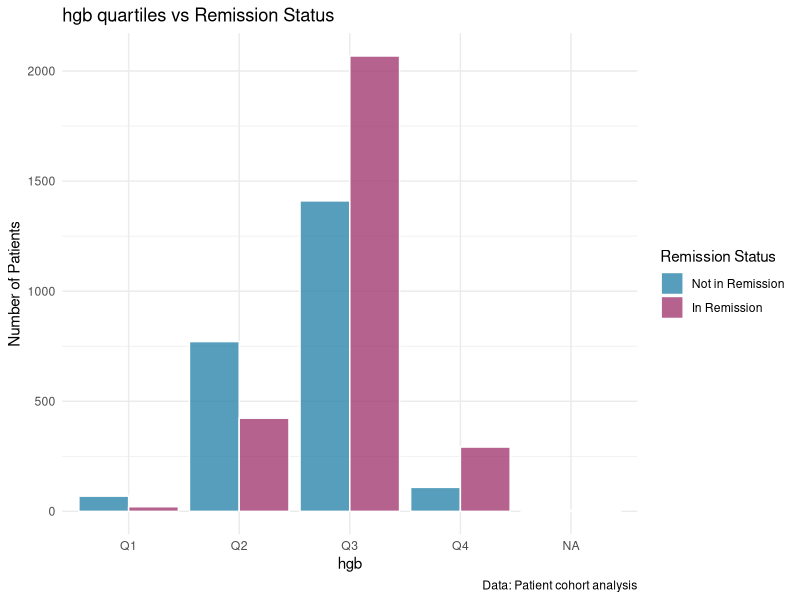
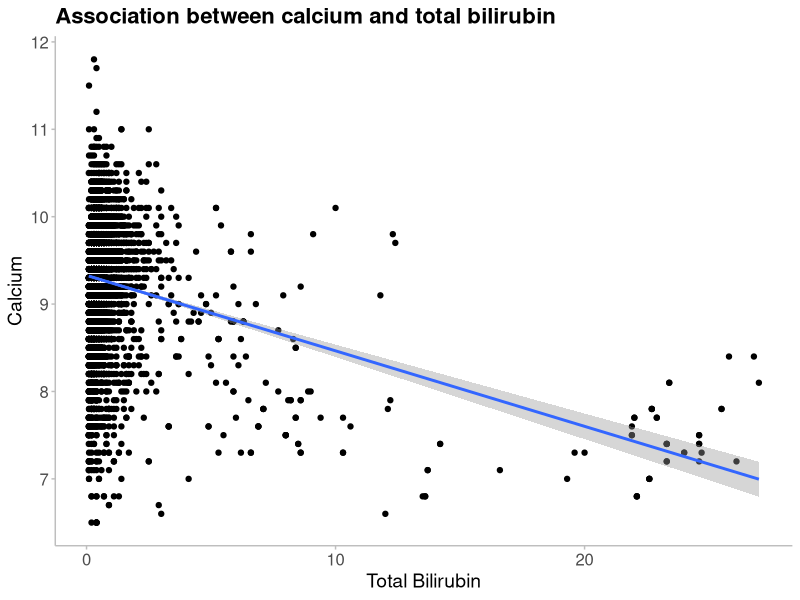

These figures' R source, in order:
#----Script Header-------------------------------------------------------------####
# Date: 10.09.2025         
# Author: Data_drama_queens     
# Filename: creating-plots
# Description: Script for creating plots.
#              We were given 5 questions, and asked to select one question each.
#              We have answered the following questions:
#                 - Does the remission depend on the hemoglobin level categorized into quartiles?
#                 - Does the remission depend on chloride?
#                 - Is there an association between calcium and total bilirubin?
# Project: RMED901A_Exam_Assignment
#-------------------------------------------------------------------------------###

# Read the data ----
library(here)
library(ggplot2)
library(tidyverse)

patient_data <- read_delim(
  here("data", "data_for_analysis", "20250908-tidy-joined-exam-data.txt"),
  delim = "\t"
)


# Does the remission depend on the hemoglobin level categorized into quartiles?
# Hemoglobin quartiles vs RBC counts - statistical analysis
# ANOVA test
patient_data %>% 
  aov(rbc ~ hgb_quartiles, data = .) %>%  # Performs one-way ANOVA
  broom::tidy()                           # Converts results to clean data frame


# Creates table for active inflammation vs remission
table(patient_data$hgb_quartiles, patient_data$remission)

# Plot 1 - hgb_quartiles vs remission
hgb_remission_plot <- ggplot(patient_data, aes(x = hgb_quartiles, fill = remission)) +
  geom_bar(position = "dodge",            # Side-by-side bars 
           alpha = 0.8,                   # Semi-transparent bars 
           color = "white",               # White borders around bars
           size = 0.5) +                  # Border thickness
  scale_fill_manual(values = c("#2E86AB", "#A23B72"),    
                    name = "Remission Status",           # Legend title
                    labels = c("Not in Remission", "In Remission")) + # Custom legend labels
  labs(title = "hgb quartiles vs Remission Status", # Main title
       x = "hgb",                         # X-axis label
       y = "Number of Patients",                          # Y-axis label
       caption = "Data: Patient cohort analysis") +      # Bottom caption
  theme_minimal()                         

hgb_remission_plot


# Association between calcium and total bilirubin----
#Plot the data first
patient_data  %>%
  ggplot(aes(x = tbil, y = cal)) +
  geom_point() +
  geom_smooth(method = "lm") +
  xlab("Total Bilirubin") + #change x axis label
  ylab("Calcium") + #y axis labels
  labs(title = "Association between calcium and total bilirubin") +
  theme_minimal() + #use the minimal theme
  theme(
    panel.grid.major = element_blank(), #remove major grid
    panel.grid.minor = element_blank(), #remove minor grid
    axis.line = element_line(colour="grey", linewidth = 0.5), #include x and y axis
    axis.ticks = element_line(colour = "grey", linewidth = 0.5), #include tick marks
    plot.title = element_text(size = 16, face = "bold"), #change title font
    axis.title = element_text(size = 14), #change axis title size
    axis.text.x = element_text( size = 12), #change x-axis text size
    axis.text.y = element_text(size=12) #change y-axis text size
  ) 

# From the plot we see that the data is not well captured by a linear relationships.
# Most points are located at low levels of total bilirubin, while a few points are located to the right.
# If the analyse was to be used in a "real" analysis, we should consider measures to improve the 
# association evaluation.

# However, a linear regression analysis for the association between calcium and total bilirubin is 
# considered to be sufficient in this project.
cal_tbil_lm <- patient_data %>% 
  lm(cal ~ tbil, data = .) %>%
  broom::tidy()

#View the regression results
cal_tbil_lm

# The linear regression indicates that there is an association between calcium and total bilirubin.
# The estimated coefficient is -0.09, with a p-value of 1.8e-104.
